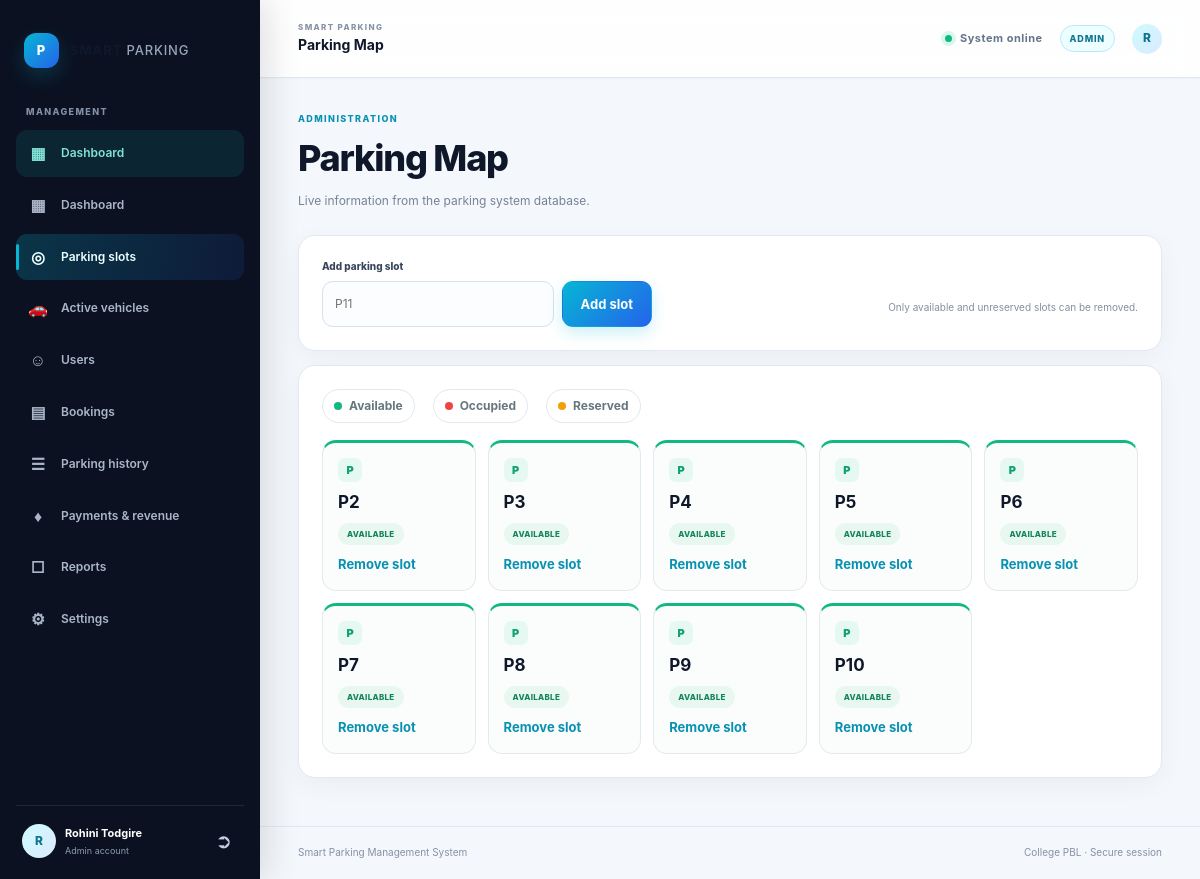
The page /admin/parking-map (signed in) on the database its author committed.
### tables this page shows
CREATE TABLE users (
                    id INTEGER PRIMARY KEY AUTOINCREMENT,
                    name TEXT NOT NULL,
                    email TEXT NOT NULL COLLATE NOCASE UNIQUE,
                    password_hash TEXT NOT NULL,
                    role TEXT NOT NULL CHECK (role IN ('user', 'admin')),
                    created_at TEXT NOT NULL DEFAULT CURRENT_TIMESTAMP
                , mobile TEXT, vehicle_number TEXT, vehicle_type TEXT, is_active INTEGER NOT NULL DEFAULT 1);

CREATE TABLE parking_slots (
                    id INTEGER PRIMARY KEY AUTOINCREMENT,
                    slot_id TEXT UNIQUE NOT NULL,
                    status TEXT NOT NULL DEFAULT 'Available'
                );

### backend/app.py (the view, shortened to what this page needs)
@app.route("/admin/<section>", methods=["GET", "POST"])
@admin_required
def admin_section(section):
    allowed_sections = {
        "parking-map", "vehicles", "users", "bookings", "records", "payments",
        "history", "revenue", "analytics", "reports", "settings",
    }
    if section not in allowed_sections:
        abort(404)
    if section == "history":
        section = "records"
    try:
        context = {
            "slots": database.get_slot_overview(),
            "vehicles": database.get_admin_vehicles(
                request.args.get("vehicle_number", "").strip() or None,
                request.args.get("vehicle_status", "").strip() if request.args.get("vehicle_status", "") in ("Active", "Completed") else None,
            ),
            "users": database.get_admin_users(request.args.get("user_search", "").strip() or None),
            "bookings": database.get_all_bookings(),
            "records": database.search_parking_records(
                request.args.get("record_search", "").strip() or None,
                request.args.get("record_status", "") if request.args.get("record_status", "") in ("Parked", "Completed") else None,
            ),
            "payments": database.get_all_payment_records(
                request.args.get("payment_search", "").strip() or None,
                request.args.get("payment_status", ""),
            ),
            "revenue": database.get_completed_payment_revenue(),
            "today_revenue": database.get_today_revenue(),
            "week_revenue": database.get_week_revenue(),
            "month_revenue": database.get_month_revenue(),
            "total_users": database.get_total_users(),
            "total_slots": database.get_total_slots(),
            "available_slots": database.get_available_slots_count(),
            "occupied_slots": database.get_occupied_slots_count(),
            "csrf_token": csrf_token(),
        }
        if section == "settings":
            admin_profile = database.get_user_by_id(g.current_user["id"])
            context["admin_profile"] = {"name": admin_profile["name"], "email": admin_profile["email"]}
        context["section"] = section
    except sqlite3.Error:
        app.logger.exception("Unable to load admin section")
        return render_template("500.html"), 500
    return render_template("admin_section.html", **context)

### backend/app.py (called while the page is built)
@app.context_processor
def provide_csrf_token():
    return {"csrf_token": csrf_token()}

### backend/auth.py (called while the page is built)
def csrf_token():
    token = session.get("csrf_token")
    if token is None:
        token = secrets.token_urlsafe(32)
        session["csrf_token"] = token
    return token

def _session_user():
    user_id = session.get("user_id")
    if user_id is None:
        return None
    user = database.get_user_by_id(user_id)
    if user is None or not user.get("is_active", 1):
        session.clear()
        return None
    return user

def admin_required(view_function):
    @wraps(view_function)
    def wrapped_view(*args, **kwargs):
        user = _session_user()
        if user is None:
            return redirect(url_for("login", portal="admin"))
        if user["role"] != "admin":
            abort(403)
        g.current_user = user
        return view_function(*args, **kwargs)
    return wrapped_view

### backend/database.py (called while the page is built)
def get_connection():
    os.makedirs(os.path.dirname(os.path.abspath(DATABASE_PATH)), exist_ok=True)
    connection = sqlite3.connect(DATABASE_PATH)
    connection.row_factory = sqlite3.Row
    return connection

def get_user_by_id(user_id):
    users = _rows_as_dicts(
        "SELECT * FROM users WHERE id = ? LIMIT 1",
        (user_id,),
    )
    return users[0] if users else None

def get_admin_users(search=None):
    query = """SELECT id, name, email, mobile, vehicle_number, vehicle_type, role,
                  is_active, created_at FROM users"""
    parameters = []
    if search:
        query += " WHERE name LIKE ? OR email LIKE ? OR mobile LIKE ?"
        pattern = "%" + search + "%"
        parameters.extend((pattern, pattern, pattern))
    query += " ORDER BY id DESC"
    return _rows_as_dicts(
        query, parameters
    )

def get_all_payment_records(search=None, status=None):
    query = """SELECT p.*, u.name AS owner FROM payments p
           LEFT JOIN users u ON u.id = p.user_id"""
    conditions = []
    parameters = []
    if search:
        conditions.append("(UPPER(p.vehicle_number) LIKE UPPER(?) OR UPPER(p.transaction_id) LIKE UPPER(?))")
        pattern = "%" + search + "%"
        parameters.extend((pattern, pattern))
    if status in ("Paid", "Pending", "Failed"):
        conditions.append("p.payment_status = ?")
        parameters.append(status)
    if conditions:
        query += " WHERE " + " AND ".join(conditions)
    query += " ORDER BY p.id DESC"
    return _rows_as_dicts(
        query, parameters
    )

### frontend/templates/admin_section.html (shortened to what this page needs)
{% extends 'portal_layout.html' %}
{% block top_title %}{{ section.replace('-', ' ')|title }}{% endblock %}
{% block content %}
<section class="welcome-row"><div><p class="eyebrow">ADMINISTRATION</p><h1>{{ section.replace('-', ' ')|title }}</h1><p>Live information from the parking system database.</p></div></section>
{% if section == 'parking-map' %}
<section class="panel slot-admin-tools"><form method="post" class="add-slot-form"><input type="hidden" name="csrf_token" value="{{ csrf_token }}"><input type="hidden" name="action" value="add-slot"><label class="field-label" for="new-slot">Add parking slot</label><div class="inline-form"><input class="input-control" id="new-slot" name="slot_id" placeholder="P11" pattern="P[0-9]{1,3}" required><button class="button button-primary" type="submit">Add slot</button></div></form><p class="muted-copy">Only available and unreserved slots can be removed.</p></section>
<section class="panel"><div class="slot-legend"><span><i class="legend-available"></i>Available</span><span><i class="legend-occupied"></i>Occupied</span><span><i class="legend-booked"></i>Reserved</span></div><div class="parking-map-grid">{% for slot in slots %}<article class="parking-map-slot {{ slot.display_status }}"><div class="parking-icon">P</div><strong>{{ slot.slot_id }}</strong><span class="status-badge {{ slot.display_status }}">{{ slot.display_status|capitalize }}</span>{% if slot.display_status == 'available' %}<form method="post"><button class="text-link slot-remove" type="submit">Remove slot</button></form>{% endif %}</article>{% endfor %}</div></section>
{% endif %}
{% endblock %}

### frontend/templates/portal_layout.html (shortened to what this page needs)
<!doctype html>
<html lang="en">
<head>
    <link rel="stylesheet" href="{{ url_for('static', filename='style.css') }}">
</head>
<body class="app-body{% if request.endpoint == 'user_dashboard' %} user-dashboard-body{% endif %}">
<aside class="app-sidebar" id="app-sidebar">
    <a class="brand sidebar-brand" href="{{ url_for('dashboard') if g.current_user.role == 'admin' else url_for('user_dashboard') }}">
        <span class="brand-mark">P</span><span>SMART<span class="brand-light"> PARKING</span>{% if request.endpoint == 'user_dashboard' %}<small class="sidebar-tagline">Park Smarter. Move Faster.</small>{% endif %}</span>
    </a>
    {% if g.current_user.role == 'admin' %}
    <p class="sidebar-label">MANAGEMENT</p>
    <nav class="sidebar-nav">
        <a href="{{ url_for('dashboard') }}"><span class="nav-symbol">&#9638;</span><span>Dashboard</span></a>
        <a class="{{ 'active' if request.endpoint == 'dashboard' else '' }}" href="{{ url_for('dashboard') }}"><span class="nav-symbol">&#9638;</span><span>Dashboard</span></a>
        <a class="{{ 'active' if request.view_args and request.view_args.get('section') == 'parking-map' else '' }}" href="{{ url_for('admin_section',section='parking-map') }}"><span class="nav-symbol">&#9678;</span><span>Parking slots</span></a>
        <a class="{{ 'active' if request.view_args and request.view_args.get('section') == 'vehicles' else '' }}" href="{{ url_for('admin_section',section='vehicles') }}"><span class="nav-symbol">&#128663;</span><span>Active vehicles</span></a>
        <a class="{{ 'active' if request.view_args and request.view_args.get('section') == 'users' else '' }}" href="{{ url_for('admin_section',section='users') }}"><span class="nav-symbol">&#9786;</span><span>Users</span></a>
        <a class="{{ 'active' if request.view_args and request.view_args.get('section') == 'bookings' else '' }}" href="{{ url_for('admin_section',section='bookings') }}"><span class="nav-symbol">&#9636;</span><span>Bookings</span></a>
        <a class="{{ 'active' if request.view_args and request.view_args.get('section') in ('records', 'history') or request.endpoint == 'records' else '' }}" href="{{ url_for('admin_section',section='records') }}"><span class="nav-symbol">&#9776;</span><span>Parking history</span></a>
        <a class="{{ 'active' if request.view_args and request.view_args.get('section') in ('payments', 'revenue') else '' }}" href="{{ url_for('admin_section',section='payments') }}"><span class="nav-symbol">&#9830;</span><span>Payments &amp; revenue</span></a>
        <a class="{{ 'active' if request.view_args and request.view_args.get('section') in ('analytics', 'reports') else '' }}" href="{{ url_for('admin_section',section='reports') }}"><span class="nav-symbol">&#9633;</span><span>Reports</span></a>
        <a class="{{ 'active' if request.view_args and request.view_args.get('section') == 'settings' else '' }}" href="{{ url_for('admin_section',section='settings') }}"><span class="nav-symbol">&#9881;</span><span>Settings</span></a>
    </nav>
    {% endif %}
    <div class="sidebar-bottom"><span class="avatar">{{ g.current_user.name[:1]|upper }}</span><div class="account-copy"><strong>{{ g.current_user.name }}</strong><small>{{ g.current_user.role|capitalize }} account</small></div><form action="{{ url_for('logout') }}" method="post"><input type="hidden" name="csrf_token" value="{{ csrf_token }}"><button class="icon-button" aria-label="Log out" title="Log out">&#10162;</button></form></div>
</aside>
<div class="app-main">
    <header class="app-topbar">
        <div class="topbar-heading"><span class="topbar-kicker">SMART PARKING</span><strong>{% block top_title %}Parking operations{% endblock %}</strong></div>
        <div class="topbar-right">
            {% if request.endpoint == 'user_dashboard' %}<button class="notification-button" type="button" aria-label="Notifications"><span aria-hidden="true">&#128276;</span><i></i></button><span class="dashboard-user-copy"><strong>{{ g.current_user.name }}</strong><small>User</small></span>
            {% else %}<span class="live-indicator"><i></i> System online</span>{% endif %}
            <span class="topbar-role-badge">{{ g.current_user.role|upper }}</span><span class="avatar small-avatar">{{ g.current_user.name[:1]|upper }}</span>
        </div>
    </header>
    <main class="app-content">{% block content %}{% endblock %}</main>
    <footer class="app-footer">Smart Parking Management System <span>College PBL &middot; Secure session</span></footer>
</div>
</body>
</html>

### rows shown on the page
users: current_user "R", current_user.name "Rohini Todgire", current_user.role "Admin", current_user.role "ADMIN"
parking_slots: slot_id "P2", display_status "AVAILABLE"
parking_slots: slot_id "P3", display_status "AVAILABLE"
parking_slots: slot_id "P4", display_status "AVAILABLE"
parking_slots: slot_id "P5", display_status "AVAILABLE"
parking_slots: slot_id "P6", display_status "AVAILABLE"
parking_slots: slot_id "P7", display_status "AVAILABLE"
parking_slots: slot_id "P8", display_status "AVAILABLE"
parking_slots: slot_id "P9", display_status "AVAILABLE"
parking_slots: slot_id "P10", display_status "AVAILABLE"

### other values the page prints
{{ section.replace('-', ' ')|title }} "Parking Map"
